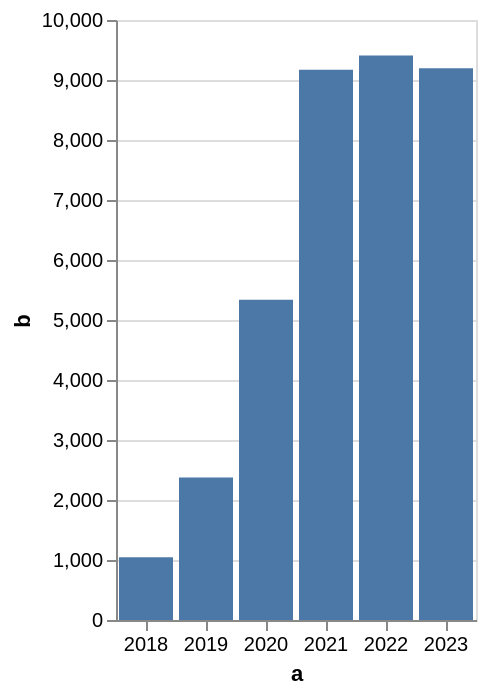

Vega-Lite specification for this chart:
### Vega-Lite specification from a JSON file in a GitHub repository (floating-point values rounded to 4 significant figures)
{"$schema": "https://vega.github.io/schema/vega-lite/v5.json", "description": "A simple bar chart with embedded data.", "data": {"values": [{"a": "2018", "b": 1045}, {"a": "2019", "b": 2373}, {"a": "2020", "b": 5336}, {"a": "2021", "b": 9170}, {"a": "2022", "b": 9407}, {"a": "2023", "b": 9194}]}, "width": {"step": 30}, "mark": "bar", "encoding": {"x": {"field": "a", "type": "nominal", "axis": {"labelAngle": 0}}, "y": {"field": "b", "type": "quantitative"}}}
